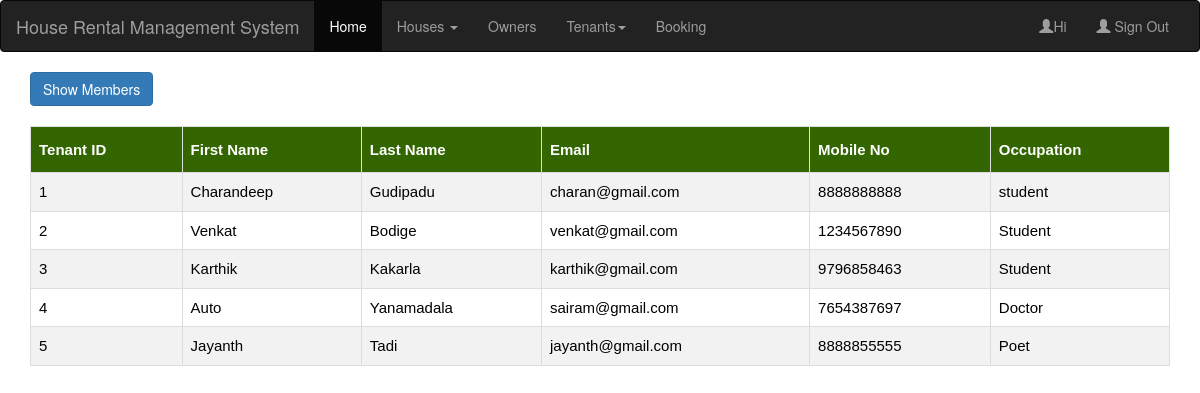
Screenshot of /tenant.php with the database file from the repository.
### tables this page shows
CREATE TABLE `tenant` (
  `t_id` int(11) NOT NULL,
  `fname` varchar(20) DEFAULT NULL,
  `lname` varchar(20) DEFAULT NULL,
  `email` varchar(50) DEFAULT NULL,
  `pwd` varchar(30) DEFAULT NULL,
  `mobile_no` bigint(20) DEFAULT NULL,
  `occupation` varchar(50) DEFAULT NULL
);

### tenant.php (the view, shortened to what this page needs)
<!DOCTYPE html>
<html lang="en">
<head>
   <link rel="stylesheet" type="text/css" href="table.css">
  <link rel="stylesheet" href="https://maxcdn.bootstrapcdn.com/bootstrap/3.4.0/css/bootstrap.min.css">
</head>
<body>
<nav class="navbar navbar-inverse">
  <div class="container-fluid">
    <div class="navbar-header">
      <a class="navbar-brand" href="#">House Rental Management System</a>
    </div>
    <div class="collapse navbar-collapse" id="myNavbar">
      <ul class="nav navbar-nav">
        <li class="active"><a href="home.php">Home</a></li>
        <li class="dropdown">
          <a class="dropdown-toggle" data-toggle="dropdown" href="#">Houses <span class="caret"></span></a>
        </li>
        <li><a href="owner.php">Owners</a></li>
        <li class="dropdown">
          <a class="dropdown-toggle" data-toggle="dropdown" href="#">Tenants<span class="caret"></span></a>
          </li>
        <li><a href="booking.php">Booking</a></li>
      </ul>
      <ul class="nav navbar-nav navbar-right">
         <li><a href="#"><span class="glyphicon glyphicon-user"></span>Hi <?php session_start();echo $_SESSION['uname'];?></a>
         </li>
        <li><a href="index.html"><span class="glyphicon glyphicon-user"></span> Sign Out</a></li>
      </ul>
    </div>
  </div>
</nav>
<div class="container">
  <a href="tenant2.php" class='btn btn-primary'>Show Members</a>
  <table border="1" id="customers">
    <br><br>
    <tr>
      <th>Tenant ID</th>
      <th>First Name</th>
      <th>Last Name</th>
      <th>Email</th>
      <th>Mobile No</th>
      <th>Occupation</th>
    </tr>
<?php
include("connection.php");
$query="select * from tenant";
$data=mysqli_query($conn,$query);
while($result=mysqli_fetch_assoc($data))
{
 echo "<tr><td>".$result['t_id']."</td><td>".$result['fname']."</td><td>".$result['lname']."</td><td>".$result['email']."</td><td>".$result['mobile_no']."</td><td>".$result['occupation']."</td></tr>";
}
echo "</table>";
?>
</div>
</body>
</html>

### table.css (style rules this page uses)
table { width:100%; color: black; font-family: monospace; font-size: 15px; text-align: left; border-color: black; border-style: solid; }
#customers { font-family: "Trebuchet MS", Arial, Helvetica, sans-serif; border-collapse: collapse; width: 100%; }
#customers td, #customers th { border: 1px solid #ddd; padding: 8px; }
#customers tr:nth-child(even) { background-color: #f2f2f2; }
#customers th { padding-top: 12px; padding-bottom: 12px; text-align: left; background-color: #336600; color: white; }

### rows the page displays
tenant: t_id "1", fname "Charandeep", lname "Gudipadu", email "charan@gmail.com", mobile_no "8888888888", occupation "student"
tenant: t_id "2", fname "Venkat", lname "Bodige", email "venkat@gmail.com", mobile_no "1234567890", occupation "Student"
tenant: t_id "3", fname "Karthik", lname "Kakarla", email "karthik@gmail.com", mobile_no "9796858463", occupation "Student"
tenant: t_id "4", fname "Auto", lname "Yanamadala", email "sairam@gmail.com", mobile_no "7654387697", occupation "Doctor"
tenant: t_id "5", fname "Jayanth", lname "Tadi", email "jayanth@gmail.com", mobile_no "8888855555", occupation "Poet"
